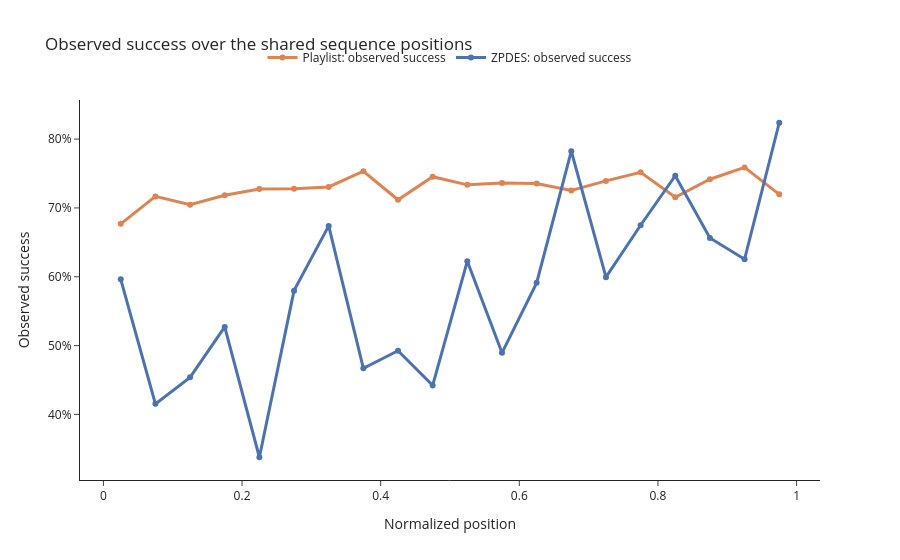

Here is the notebook cell this chart was saved with:
### Markdown cell above
## 4. Descriptive position profile

The same observed binned success profile is shown behind both fitted representations. The vertical line marks the binary threshold; a position exactly equal to 0.5 belongs to the first half.

### Code cell
position_bin_index = np.minimum(
    (trajectory['normalized_position'].astype(float) * POSITION_BINS).astype(int),
    POSITION_BINS - 1,
)
binned_trajectory = (
    trajectory.assign(position_bin_index=position_bin_index)
    .groupby(['work_mode', 'position_bin_index'], as_index=False, observed=True)
    .agg(
        success_rate=('success', 'mean'),
        attempt_rows=('success', 'size'),
        sequences=('sequence_id', 'nunique'),
    )
)
binned_trajectory['normalized_position'] = (
    binned_trajectory['position_bin_index'] + 0.5
) / POSITION_BINS

colors = {'playlist': '#DD8452', 'zpdes': '#4C72B0'}
descriptive_figure = go.Figure()
for work_mode in ('playlist', 'zpdes'):
    rows = binned_trajectory[binned_trajectory['work_mode'].eq(work_mode)]
    label = 'ZPDES' if work_mode == 'zpdes' else 'Playlist'
    descriptive_figure.add_trace(
        go.Scatter(
            x=rows['normalized_position'], y=rows['success_rate'],
            mode='lines+markers', name=f'{label}: observed success',
            line={'color': colors[work_mode], 'width': 3},
        )
    )
descriptive_figure.add_vline(x=0.5, line_dash='dot', line_color='gray')
descriptive_figure.update_layout(
    title='Observed success over the shared sequence positions',
    template='simple_white', hovermode='x unified',
    legend={'orientation': 'h', 'y': 1.15, 'x': 0.5, 'xanchor': 'center'},
)
descriptive_figure.update_xaxes(title_text='Normalized position')
descriptive_figure.update_yaxes(title_text='Observed success', tickformat='.0%')
descriptive_figure.show(config={'displaylogo': False, 'responsive': True})

### Figure 1 — Plotly figure (JSON) as saved in the notebook; plotly's stock layout.template omitted (floating-point values rounded to 4 significant figures)
{"data": [{"line": {"color": "#DD8452", "width": 3}, "mode": "lines+markers", "name": "Playlist: observed success", "type": "scatter", "x": [0.025, 0.075, 0.125, 0.175, 0.225, 0.275, 0.325, 0.375, 0.425, 0.475, 0.525, 0.575, 0.625, 0.675, 0.725, 0.775, 0.825, 0.875, 0.925, 0.975], "y": [0.6769, 0.7167, 0.7047, 0.7185, 0.7274, 0.7279, 0.7305, 0.7533, 0.7119, 0.7454, 0.7335, 0.7361, 0.7354, 0.7254, 0.7393, 0.7518, 0.7155, 0.7417, 0.7589, 0.7197]}, {"line": {"color": "#4C72B0", "width": 3}, "mode": "lines+markers", "name": "ZPDES: observed success", "type": "scatter", "x": [0.025, 0.075, 0.125, 0.175, 0.225, 0.275, 0.325, 0.375, 0.425, 0.475, 0.525, 0.575, 0.625, 0.675, 0.725, 0.775, 0.825, 0.875, 0.925, 0.975], "y": [0.5963, 0.4154, 0.4539, 0.5271, 0.3378, 0.5798, 0.6739, 0.4671, 0.4925, 0.4421, 0.6226, 0.4895, 0.5911, 0.7824, 0.5993, 0.6749, 0.7468, 0.6563, 0.6255, 0.8237]}], "layout": {"hovermode": "x unified", "legend": {"orientation": "h", "x": 0.5, "xanchor": "center", "y": 1.15}, "shapes": [{"line": {"color": "gray", "dash": "dot"}, "type": "line", "x0": 0.5, "x1": 0.5, "xref": "x", "y0": 0, "y1": 1, "yref": "y domain"}], "title": {"text": "Observed success over the shared sequence positions"}, "xaxis": {"title": {"text": "Normalized position"}}, "yaxis": {"tickformat": ".0%", "title": {"text": "Observed success"}}}}
